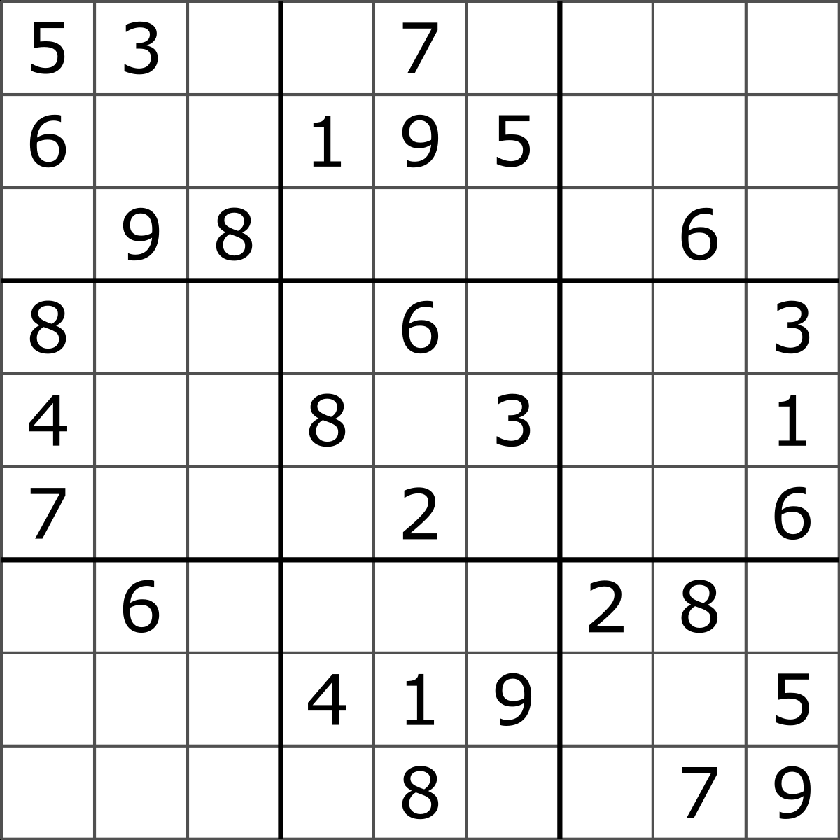
#> input picture opencv/object detection/obj_detection_basics/suduko.png, 840 x 840 px, shrunk from 1200 x 1200 before the run, found by its file name
$ python Harris_corner_detection.py
#> lines starting #> are read from the running program, lines starting #| are printed output that depends on the picture; after the words box and inside, x2 and y2 are one past the last pixel; in counts of white or black regions, pixels touching at a corner belong together
#detect the corner using the harris corner detection
import cv2
import numpy as np
img = cv2.imread("object detection\images\suduko.png")
#> img is the input picture: shape (840, 840, 3); min 0, max 255, mean 231.9
gray = cv2.cvtColor(img,cv2.COLOR_BGR2GRAY)
gray = np.float32(gray)
hcd = cv2.cornerHarris(gray,blockSize=2,ksize=3,k=0.04)
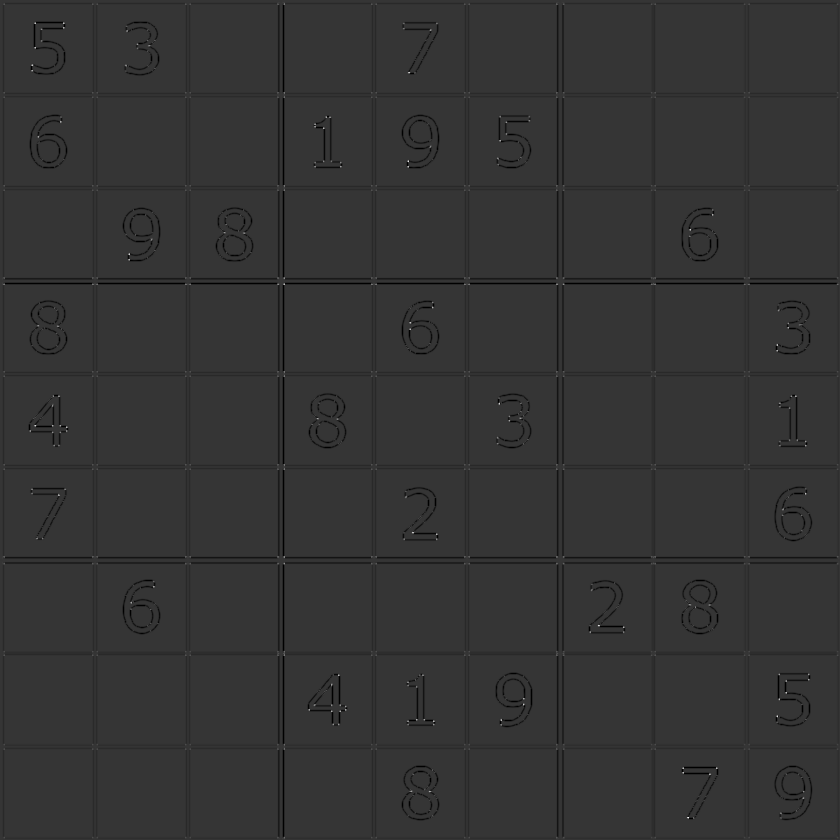
#> hcd: shape (840, 840) float32; min -169130016, max 644381504, mean -4297289; drawn with min black and max white

#expand the object in the image making it bigger and thicker
hcd = cv2.dilate(hcd,None)
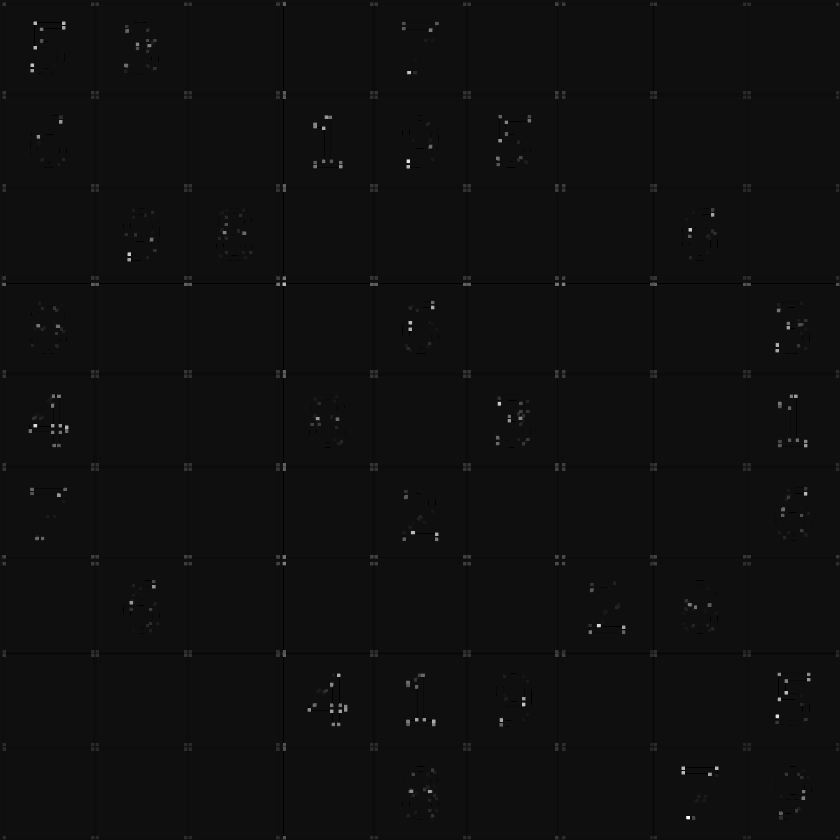
#> hcd: shape (840, 840) float32; min -42282504, max 644381504, mean 1013838.6; drawn with min black and max white

#giving the threshold value
img[hcd>0.01 * hcd.max()] = [0,0,255]
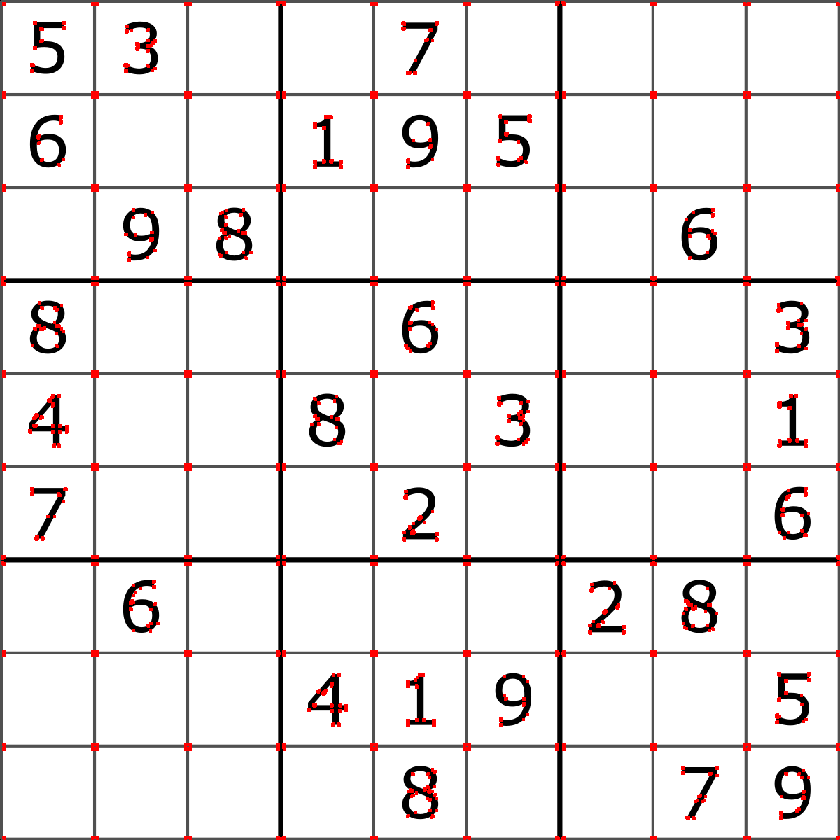
#> img: shape (840, 840, 3); 1.56% of pixels changed, all inside (x1, y1, x2, y2) = (1, 1, 840, 840)
cv2.imshow("hcd",img)
cv2.waitKey(0)
cv2.destroyAllWindows

$ run again, with opencv/object detection/obj_detection_basics/gradient.jpg saved as opencv/object detection/obj_detection_basics/suduko.png
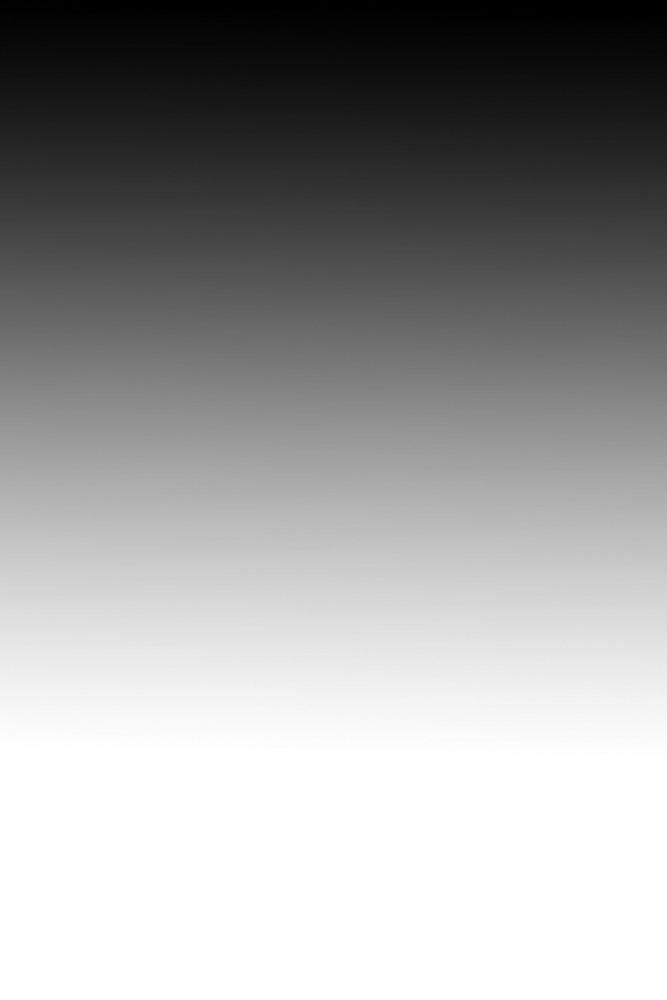
#> input picture opencv/object detection/obj_detection_basics/gradient.jpg, 667 x 1000 px, shrunk from 1728 x 2592 before the run, found by its file name
#> img is the input picture: shape (1000, 667, 3); min 0, max 255, mean 157.9
#> `hcd = cv2.dilate(hcd,None)`:
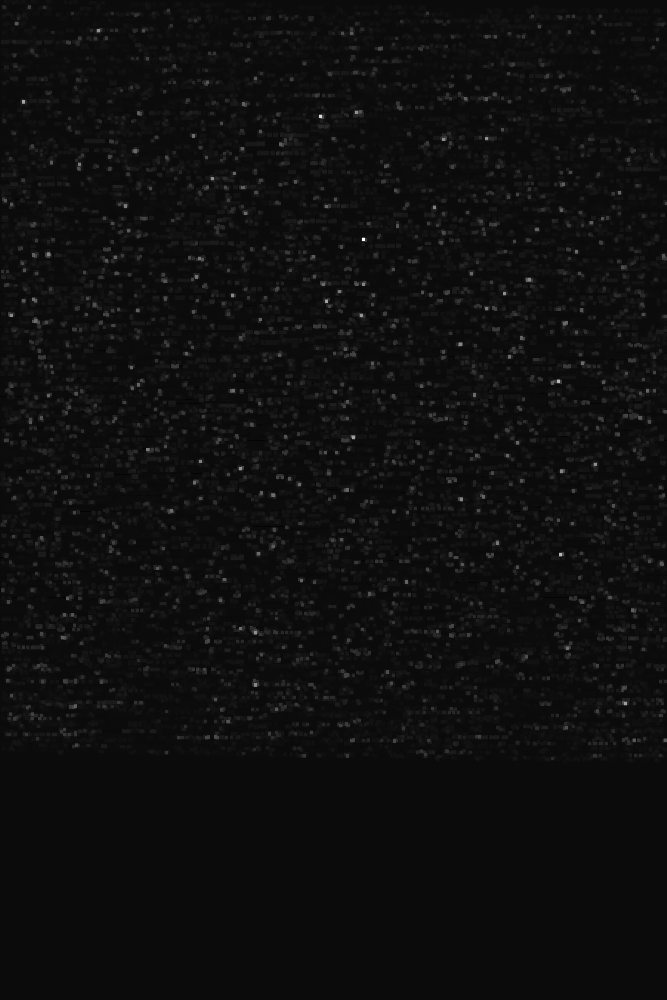
#> hcd: shape (1000, 667) float32; min -0.25, max 5.1, mean 0.0755; drawn with min black and max white
#> `img[hcd>0.01 * hcd.max()] = [0,0,255]`:
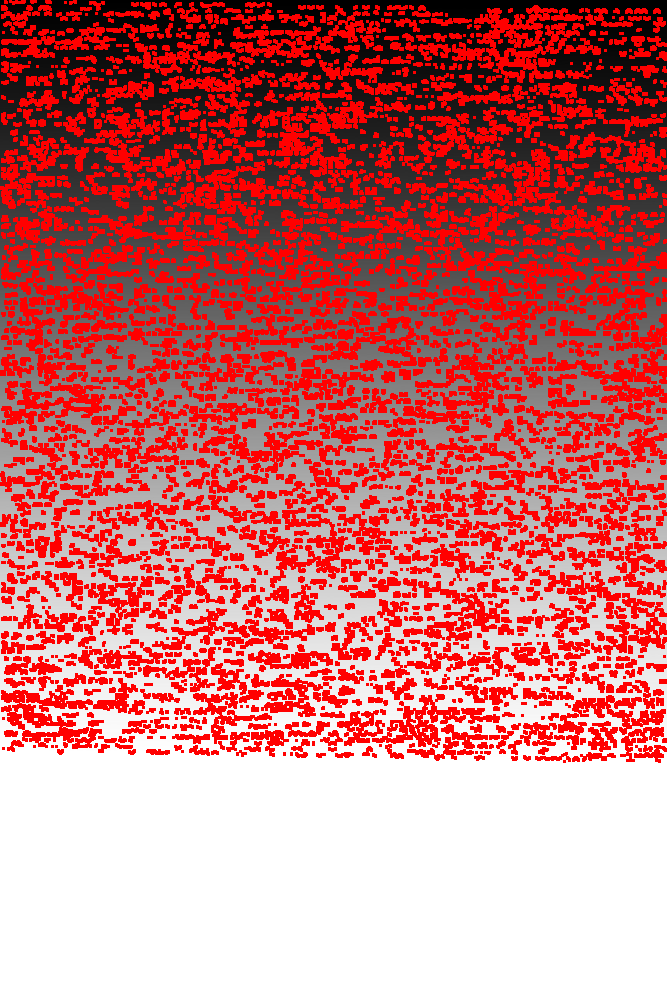
#> img: shape (1000, 667, 3); mean B, G, R 114, 114, 201.4
